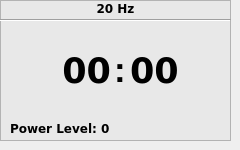
     <widget class="QWidget" name="frequency20HzStack">
      <widget class="QListWidget" name="f20BackDrop">
       <property name="geometry">
        <rect>
         <x>0</x>
         <y>0</y>
         <width>231</width>
         <height>141</height>
        </rect>
       </property>
       <property name="styleSheet">
        <string notr="true">background-color: rgb(232, 232, 232);</string>
       </property>
       <item>
        <property name="text">
         <string>20 Hz</string>
        </property>
        <property name="font">
         <font>
          <family>DejaVu Sans</family>
          <weight>75</weight>
          <bold>true</bold>
         </font>
        </property>
        <property name="textAlignment">
         <set>AlignCenter</set>
        </property>
       </item>
      </widget>
      <widget class="QLabel" name="frequency20hz_minutes">
       <property name="geometry">
        <rect>
         <x>60</x>
         <y>50</y>
         <width>51</width>
         <height>41</height>
        </rect>
       </property>
       <property name="font">
        <font>
         <family>DejaVu Sans</family>
         <pointsize>26</pointsize>
         <weight>75</weight>
         <bold>true</bold>
        </font>
       </property>
       <property name="mouseTracking">
        <bool>true</bool>
       </property>
       <property name="text">
        <string>&lt;html&gt;&lt;head/&gt;&lt;body&gt;&lt;p align=&quot;right&quot;&gt;00&lt;/p&gt;&lt;/body&gt;&lt;/html&gt;</string>
       </property>
       <property name="alignment">
        <set>Qt::AlignRight|Qt::AlignTrailing|Qt::AlignVCenter</set>
       </property>
      </widget>
      <widget class="QLabel" name="frequency20hz_seconds">
       <property name="enabled">
        <bool>true</bool>
       </property>
       <property name="geometry">
        <rect>
         <x>130</x>
         <y>50</y>
         <width>69</width>
         <height>41</height>
        </rect>
       </property>
       <property name="font">
        <font>
         <family>DejaVu Sans</family>
         <pointsize>26</pointsize>
         <weight>75</weight>
         <bold>true</bold>
        </font>
       </property>
       <property name="mouseTracking">
        <bool>true</bool>
       </property>
       <property name="text">
        <string>&lt;html&gt;&lt;head/&gt;&lt;body&gt;&lt;p&gt;00&lt;/p&gt;&lt;/body&gt;&lt;/html&gt;</string>
       </property>
      </widget>
      <widget class="QLabel" name="timeSeperator_7">
       <property name="geometry">
        <rect>
         <x>110</x>
         <y>50</y>
         <width>20</width>
         <height>41</height>
        </rect>
       </property>
       <property name="text">
        <string>&lt;html&gt;&lt;head/&gt;&lt;body&gt;&lt;p align=&quot;center&quot;&gt;&lt;span style=&quot; font-size:26pt; font-weight:600;&quot;&gt;:&lt;/span&gt;&lt;/p&gt;&lt;/body&gt;&lt;/html&gt;</string>
       </property>
      </widget>
      <widget class="QLabel" name="powerLevelLabel2_20hz">
       <property name="geometry">
        <rect>
         <x>10</x>
         <y>120</y>
         <width>141</width>
         <height>17</height>
        </rect>
       </property>
       <property name="font">
        <font>
         <family>DejaVu Sans</family>
         <weight>75</weight>
         <bold>true</bold>
        </font>
       </property>
       <property name="toolTip">
        <string>&lt;html&gt;&lt;head/&gt;&lt;body&gt;&lt;p&gt;&lt;span style=&quot; color:#3465a4;&quot;&gt;Power Level: 1&lt;/span&gt;&lt;/p&gt;&lt;/body&gt;&lt;/html&gt;</string>
       </property>
       <property name="text">
        <string>&lt;html&gt;&lt;head/&gt;&lt;body&gt;&lt;p&gt;&lt;span style=&quot; color:#000000;&quot;&gt;Power Level: 0&lt;/span&gt;&lt;/p&gt;&lt;/body&gt;&lt;/html&gt;</string>
       </property>
      </widget>
      <widget class="Line" name="line_12">
       <property name="geometry">
        <rect>
         <x>0</x>
         <y>10</y>
         <width>231</width>
         <height>20</height>
        </rect>
       </property>
       <property name="orientation">
        <enum>Qt::Horizontal</enum>
       </property>
      </widget>
     </widget>
